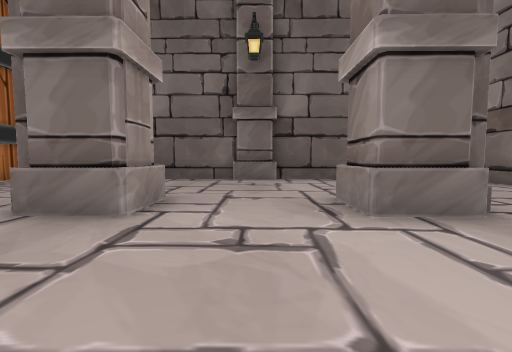
view 1 (above)

17 first-person views from a walk through a scene from a Unity 3-D project. The camera is 1.2 m above the floor, tilts 4° down and sees 90° across. The floor is counted in squares, 2 m on a side. Each view is taken from the middle of a square. On the plan, view 1 faces up. The plan holds only what a view shows up to about 9 squares ahead; the rest is blank. The place goes on beyond the plan. Some animated figures are not drawn.

view 2
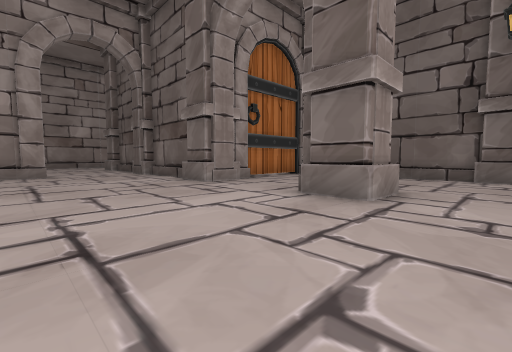

view 3
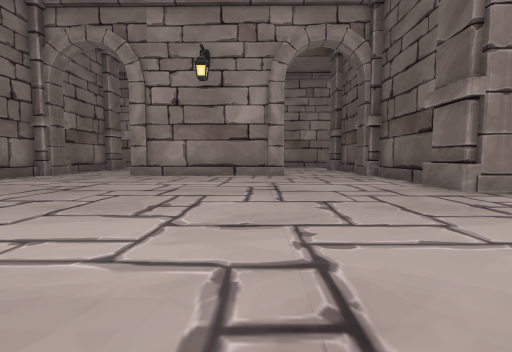

view 4
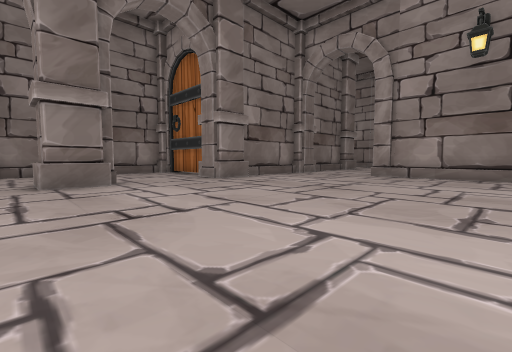

view 5
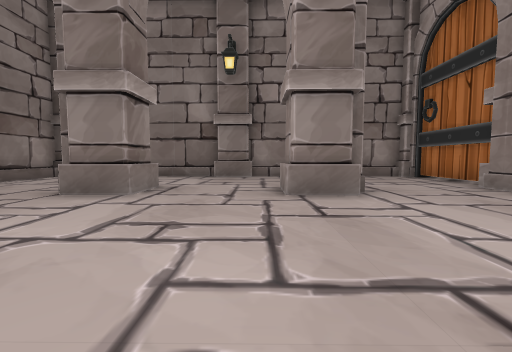

view 6
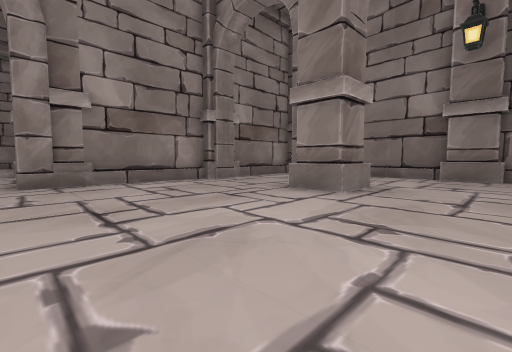

view 7
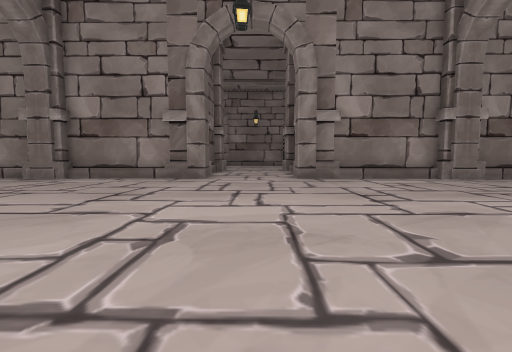

view 8
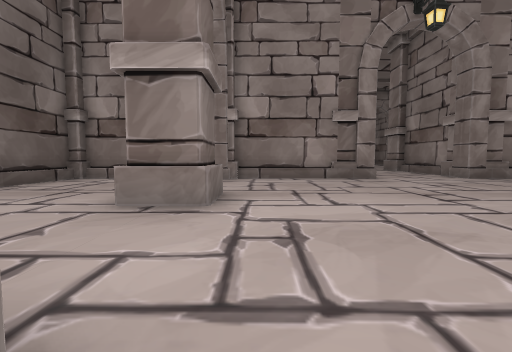

view 9
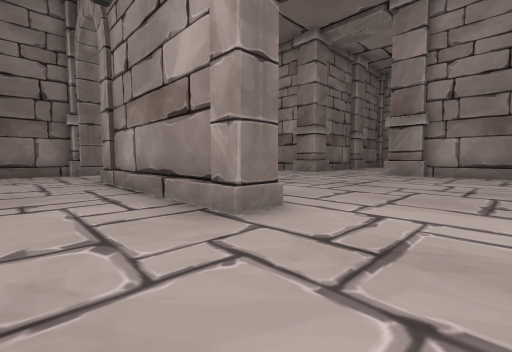

view 10
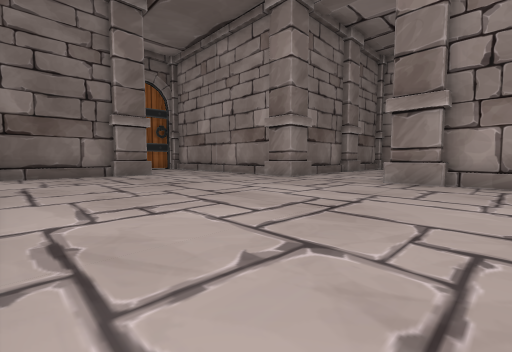

view 11
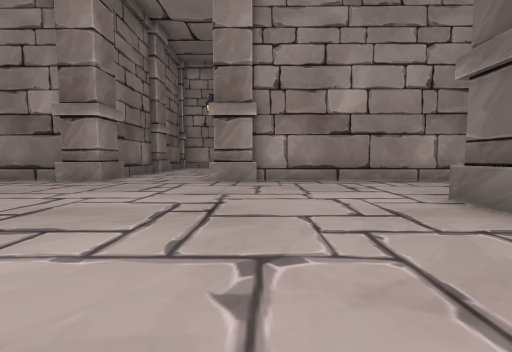

view 12
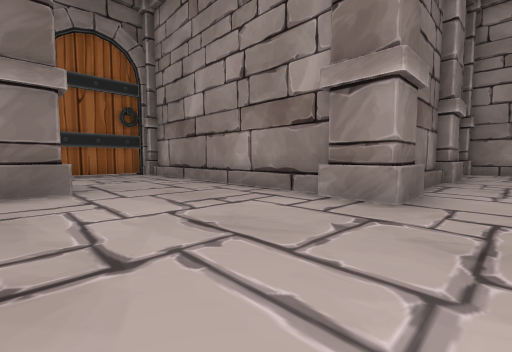

view 13
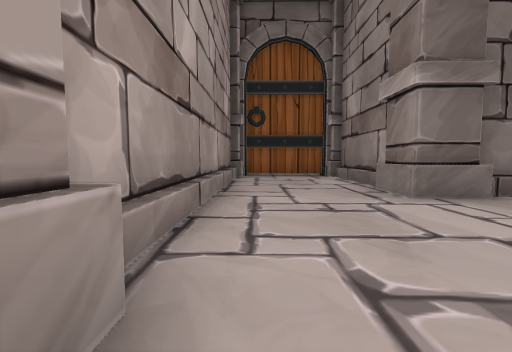

view 14
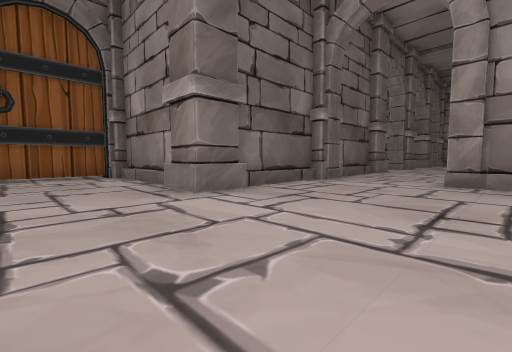

view 15
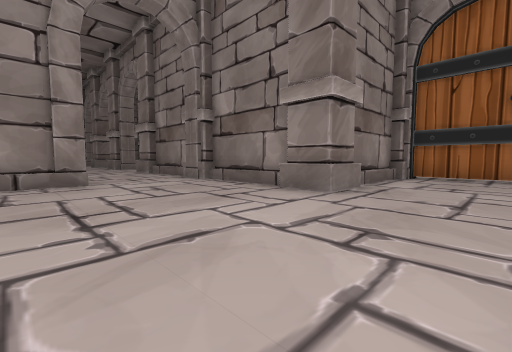

view 16
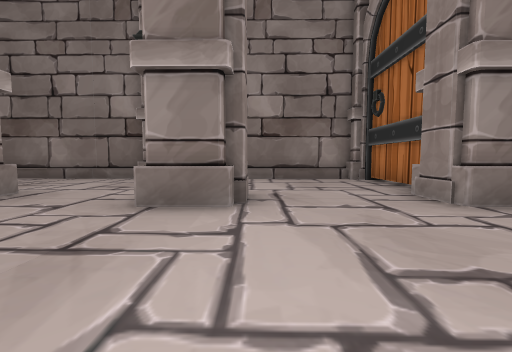

view 17
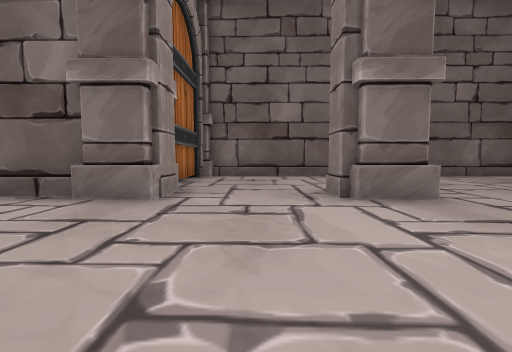

### Floor plan
Points are (right, up) in squares from view 1. A wall is a line through its corners. A room is listed if a view was taken in it or the views show most of it. See-through windows are left out.
Room 1 (views 1, 2, 3, 4, 5, 6, 7, 8, 9, 10, 11, 12, 13, 14, 15, 16, 17)
walls: (-6.8, -8.1) (-5.6, -8.2) (-5.6, -9.3); (-10.3, -1.1) (-10.3, 0); (-9.9, 0) (-10, -5.4); (-2.9, -8.5) (-2.5, -8.2); (-10.4, -5.4) (-10.4, -4); (-10.5, 0) (-9.7, 0) (-9.8, -5.4); (-2.4, 2.7) (-2.7, 3.1); (-6.7, 3.1) (-9.7, 3.1); (-2.9, -9.1) (-2.8, -8.2) (-1.6, -8.2) (-1.6, -9.3); (-6.1, -9.5) (-6.2, -12.2) (-5.5, -12.2); (-5.4, 3.8) (-5.5, 2.7) (-6.7, 2.7); (-9.4, 2.7) (-10.7, 2.7); (-9.8, -8.5) (-6.9, -8.5); (-5.7, 4.5) (-5.7, 3.8); (-1.4, 3.8) (-1.5, 2.6) (-2.7, 2.6) (-2.7, 3.6); (-10.8, -8.1) (-9.6, -8.1); (-10.7, 3.1) (-13.4, 3.2); (2, -8.2) (2.4, -8.6); (1.1, -9.4) (1.1, -8.2) (2.3, -8.2); (2.4, 2.6) (1.3, 2.6) (1.3, 3.8); (-5.9, -12.5) (-2.7, -12.6); (2.5, 3) (2.2, 2.6); (-1.7, -12.3) (2.1, -12.3); (-2, -12.6) (4.6, -12.7); (-13.4, 2.7) (-14.6, 2.8) (-14.6, 3.9); (-5.9, 7.2) (-6, 4.6); (-13.8, -8.4) (-10.7, -8.5); (5.4, -4.2) (6.6, -4.3); (-0.5, 7.5) (-5.6, 7.6); (0.6, 7.1) (-0.6, 7.1); (-14.7, -9.3) (-14.7, -8) (-13.6, -8.1); (6.5, -1.5) (5.7, -1.5) (5.7, 2.5); (-14.3, 4.3) (-14.2, 7.3) (-14.6, 7.3); (5.5, 2.5) (5.3, 2.5) (5.3, 3.7); (5.1, -9.5) (5.1, -8.3) (5.6, -8.3) (5.6, -4.2); (-14.6, 4.3) (-14.5, 7.7) (-17.6, 7.7); (5.7, 3.8) (5.8, 7); (-17.7, 0.1) (-17.5, 0) (-17.5, -1.1); (-18, -5.1) (-18.1, -11.8); (-14.9, -12.1) (-14.5, -12.1) (-14.4, -9.7); (5.1, -12.4) (5.5, -12.4) (5.6, -9.5); (-18.8, -4) (-17.6, -4) (-17.6, -5.1); (5.6, 7) (5.4, 7); (5.5, 7.4) (0.5, 7.5); (-17.4, -12.4) (-14.7, -12.4); (-17.4, 7.3) (-17.8, 7.3); (-17.3, 7.7) (-17.8, 7.2) (-17.9, 0.1)
low walls: (-10.5, -1) (-10.5, 0); (-10.6, -5.4) (-10.6, -4); (-6.7, 2.9) (-9.4, 2.9); (-9.1, -8.3) (-8.3, -8.3); (-10.7, 3) (-13.4, 3); (-13.7, -8.2) (-11.4, -8.3); (-3.6, 7.3) (-5.4, 7.4); (5.4, -6.4) (5.4, -4.2); (5.5, 1.5) (5.5, 2.5); (5.5, 3.8) (5.5, 4.6); (2.2, 7.3) (0.6, 7.3); (-17.8, -5.3) (-17.8, -8.4); (5.5, 5.5) (5.6, 7); (-17.8, -8.5) (-17.8, -9.4); (4.7, 7.2) (3.2, 7.3); (-17.8, -9.5) (-17.9, -11.4); (-17.7, 5.1) (-17.7, 0.1)

Positions as (right, up) in squares from view 1, and headings:
1: (0, 0), facing up
2: (0, -1), facing up-left
3: (-1, -1), facing left
4: (-1, -2), facing down-left
5: (-1, -4), facing down
6: (-1, -4), facing down-right
7: (-2, -3), facing right
8: (-2, 2), facing right
9: (-8, 2), facing down-left
10: (-11, 1), facing down-left
11: (-11, 0), facing left
12: (-14, -3), facing down-left
13: (-17, -1), facing up
14: (-17, -1), facing up-right
15: (-17, -4), facing down-right
16: (-3, -5), facing down
17: (-4, -1), facing up
